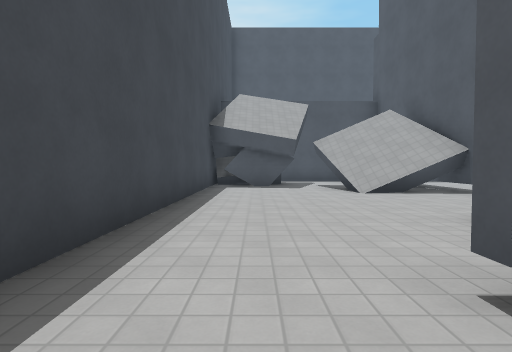
View 1 (above)

13 first-person views from a walk through a 3-D level made in the Godot game engine. The camera is 1.2 m above the floor, tilts 2° down and sees 80° across. The floor is counted in squares, 2 m on a side. Each view is taken from the middle of a square. On the plan, view 1 faces up. The plan holds only what a view shows up to about 9 squares ahead; the rest is blank. The place goes on beyond the plan. Surface patterns are stand-ins for the level's own textures.

View 2
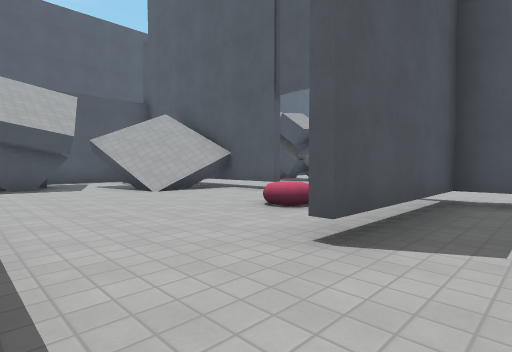

View 3
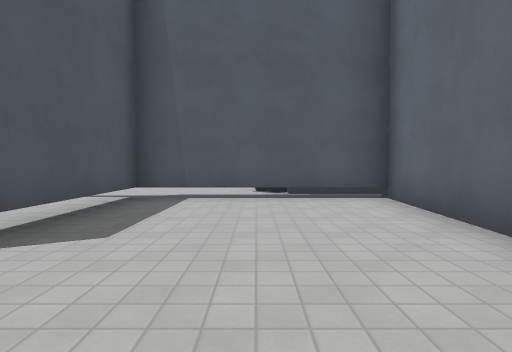

View 4
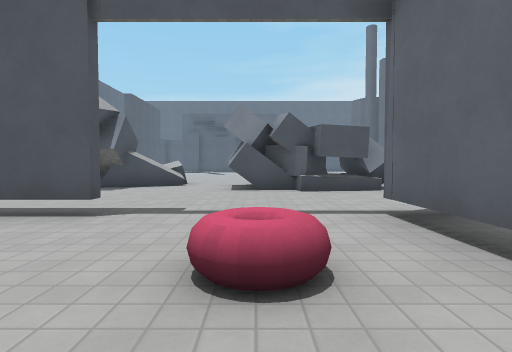

View 5
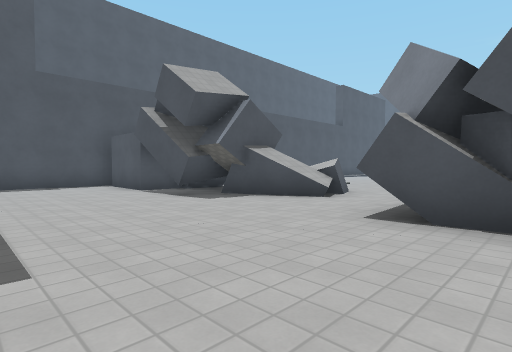

View 6
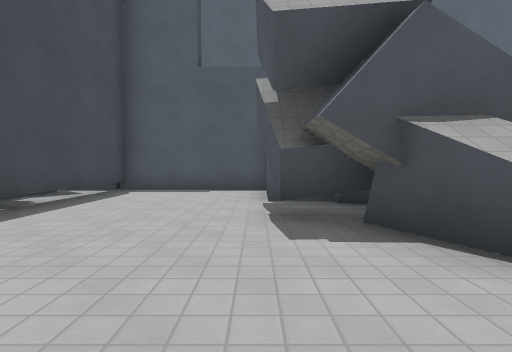

View 7
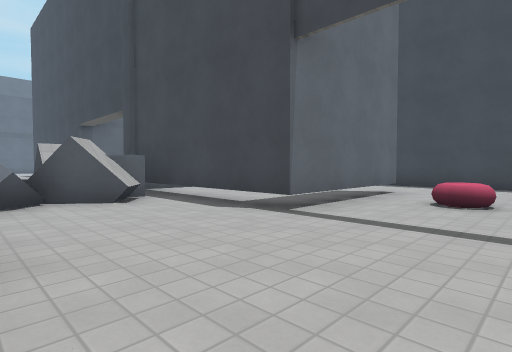

View 8
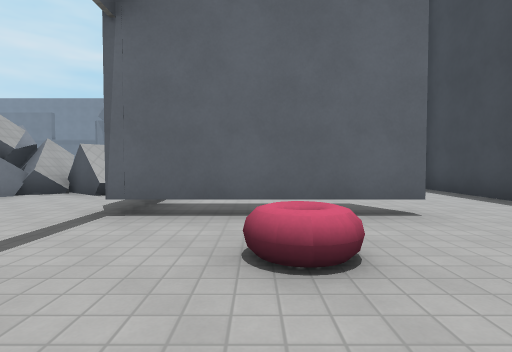

View 9
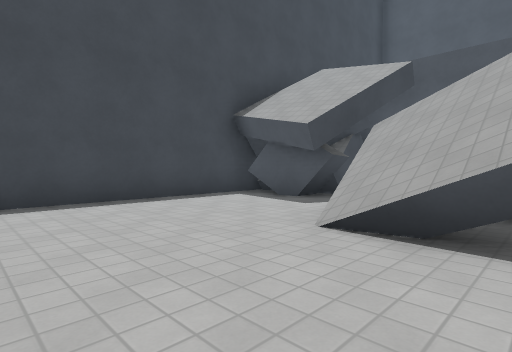

View 10
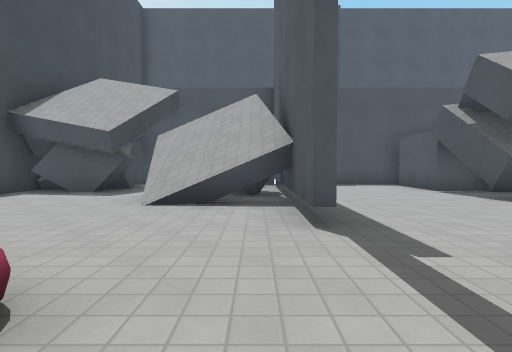

View 11
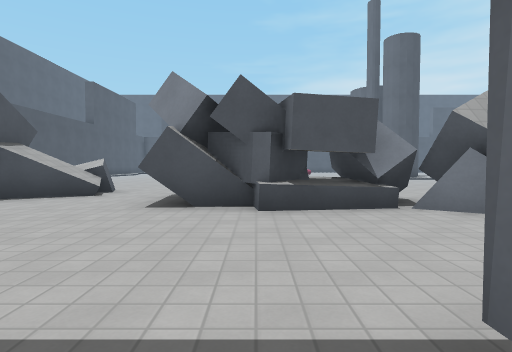

View 12
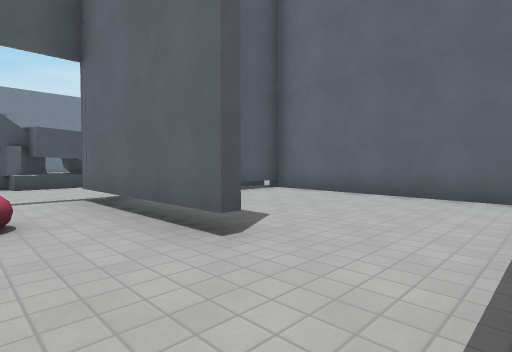

View 13
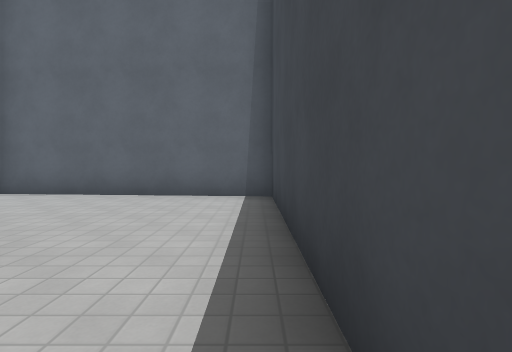

### Floor plan
Key: @ floor where view 1 was taken; # wall or solid block; . floor; / step, stairs or slope; = window, fence, low wall or low ledge; T thing the floor can be seen under or through; O other object.
Columns run from 2 left of view 1 to 13 right of it. Each row starts with its distance up from view 1.
 12       ######
 11   #   #....#
 10  ##   #....#
  9 ##### ##...##
  8 #...=//#...##
  7 #...///#...###
  6 #......#....= ..
  5 #......#........
  4 #..............
  3 #....O.....#
  2 #.........##
  1 #...TTTT..=#.
  0 #.@....T...##
 -1 #......TT###..
 -2 #......TT### .
 -3 ####...T   #
 -4    ######

Where each view was taken, in squares from view 1:
view 1: 0 up, 0 right, facing up
view 2: 0 up, 1 left, facing up-right
view 3: 1 down, 1 left, facing right
view 4: 3 up, 1 right, facing right
view 5: 2 up, 5 right, facing up-right
view 6: 4 up, 8 right, facing up
view 7: 4 up, 8 right, facing down-left
view 8: 5 up, 3 right, facing down
view 9: 4 up, 4 right, facing up-left
view 10: 2 up, 4 right, facing up
view 11: 2 up, 4 right, facing right
view 12: 3 up, 1 left, facing down-right
view 13: 3 up, 1 left, facing down
